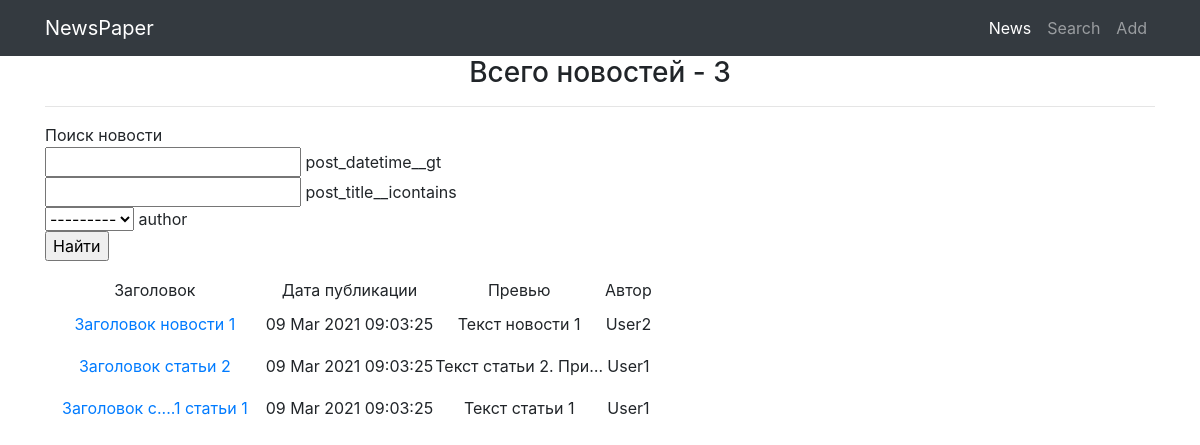
Page /news/search/ on the earlier database version.
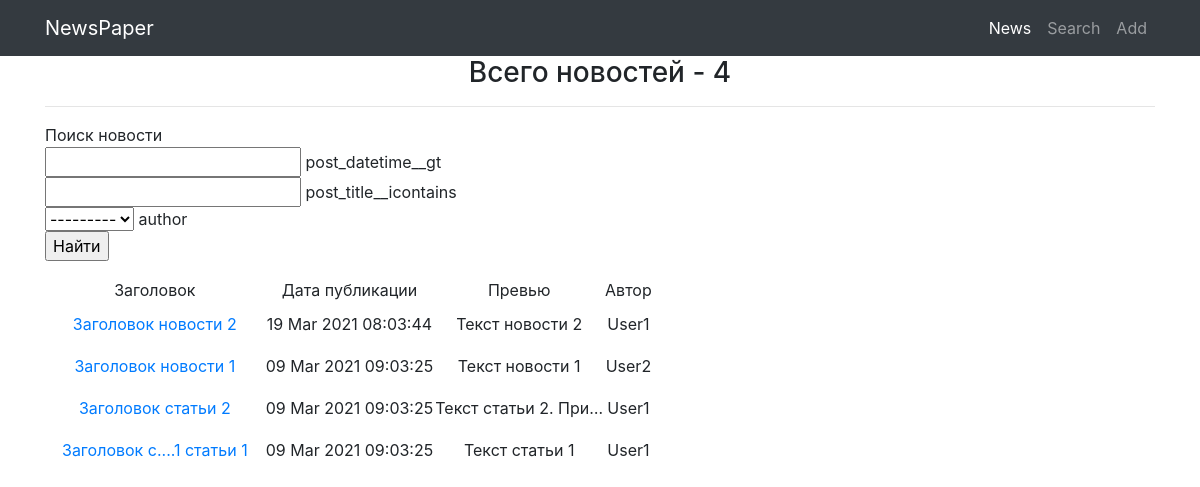
Same page on the later database version.
### NewsPaperApp/models.py (models this page shows, shortened)
class Author(models.Model):
    author = models.OneToOneField(User, on_delete=models.CASCADE)
    author_rating = models.IntegerField(default=0)
    def __str__(self):
        return self.author.username

class Post(models.Model):
    news = 'Новость'
    article = 'Статья'
    Posts = [(news, 'Новость'), (article, 'Статья'), ('select', 'Выбрать')]
    author = models.ForeignKey(Author, on_delete=models.CASCADE,
                               verbose_name='Автор', blank=True,
                               null=True)
    post_type = models.CharField(max_length=30, choices=Posts,
                                 default='select', verbose_name='Тип')
    post_datetime = models.DateTimeField(auto_now_add=True)
    post_category = models.ManyToManyField(Category, through='PostCategory')
    post_title = models.CharField(max_length=255)
    post_content = models.TextField()
    post_rating = models.IntegerField(default=0)

### NewsPaperApp/views.py (the view)
# urls.py: path('search/', NewsSearch.as_view(), name='news_search'),
class NewsSearch(ListView):
    model = Post
    template_name = 'news_search.html'
    context_object_name = 'news'
    queryset = Post.objects.order_by('-post_datetime')
    def get_context_data(self, **kwargs): # забираем отфильтрованные объекты переопределяя метод get_context_data у наследуемого класса (привет полиморфизм, мы скучали!!!)
        context = super().get_context_data(**kwargs)
        context['filter'] = PostFilter(self.request.GET, queryset=self.get_queryset())  # вписываем наш фильтр в контекст
        return context

### NewsPaperApp/templatetags/censor.py (called while the page is built)
@register.filter(name='censor')
def censor(value):
    censored_words = ['слово1', 'слово2']
    if isinstance(value, str):
        censored_list = value.split(' ')
        for cl_index, cl_value in enumerate(censored_list):
            for c_word in censored_words:
                if c_word in cl_value.lower():
                    len_dif = len(c_word) - len(cl_value) - 1
                    censored_list[cl_index] = cl_value[0] + '.' * (len(c_word) - 2) + cl_value[len_dif:]
        return ' '.join(censored_list)
    else:
        raise ValueError(f'Фильтр <censor> можно применить только к объекту типа <str>')

### templates/news_search.html (shortened to what this page needs)
{% extends 'flatpages/default.html' %}
{% load censor %}
{% block content %}
    <h3>Всего новостей - {{ news|length }}</h3>
    <hr>
    {% if news %}
        <form method="GET">
            <p style="text-align: left;">
                Поиск новости<br>
                {% for field in filter.form %}
                    {{ field }} {{ field.name }}<br>
                {% endfor %}
                <input type="submit" value="Найти">
            </p>
        </form>
        <table>
            <tr>
                <td>
                    Заголовок
                </td>
                <td>
                    Дата публикации
                </td>
                <td>
                    Превью
                </td>
                <td>
                    Автор
                </td>
            </tr>
        {% for news_id in filter.qs %}
            <tr>
                <td>
                    <a class="nav-link" href="http://127.0.0.1:8000/news/{{ news_id.id }}">{{ news_id.post_title|censor }}</a>
                </td>
                <td>
                    {{ news_id.post_datetime|date:'d M Y h:m:s' }}
                </td>
                <td>
                    {{ news_id.post_content|censor|truncatechars:20 }}
                </td>
                <td>
                    {{ news_id.author.author.username }}
                </td>
            </tr>
        {% endfor %}
        </table>
    {% else %}
        <h2>Новостей нет!</h2>
    {% endif %}
{% endblock content %}

Differences in the rows shown:
added Post: post_title|censor "Заголовок новости 2", post_datetime "19 Mar 2021 08:03:44", post_content|censor "Текст новости 2", author.author.username "User1"
Other differences:
{{ news|length }}: "3" → "4"
